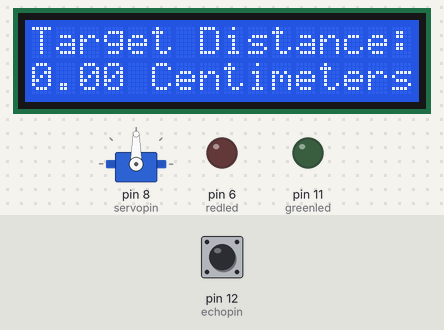
Simulated run of this sketch. Board: Arduino Uno, built with avr-gcc and run on an emulated ATmega328P. On the bench: 16×2 character LCD, servo, output pins drawn as LEDs (lit = HIGH). The test bench sets the inputs (shaded band); at power-on: pin 12 (echopin) LOW. Pins used as bus, display or sensor lines are not drawn.

Above: at 1.6 s.
1.7 s: pin 12 (echopin) pulsed HIGH 5 times (0.12 s each, 0.3 s apart)
At 4.6 s:
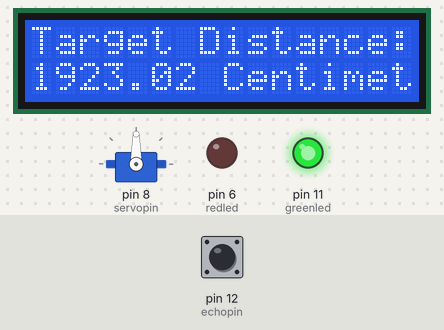
At 6.3 s:
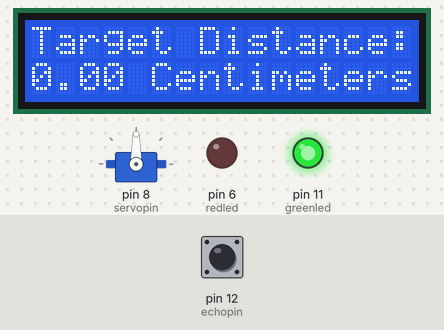
Timing chart, 0 to 7.8 s (numbered marks = the images above; inputs shaded):
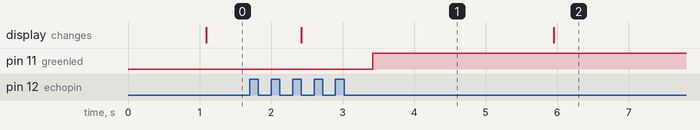

Measured:
- after the input at 1.7 s, pin 11 (greenled): LOW → HIGH after 1.7 s; the display: changes after 0.72 s (image 1)

The sketch:

Servo.ino
```cpp
#include <LiquidCrystal.h>
LiquidCrystal LCD(10,9,5,4,3,2);
#include <Servo.h>
int pos = 0 ;
int servopin = 8 ;
int servodelay = 25 ;
int redled = 6 ;
int redlight ;
int greenled = 11 ;
int greenlight ;
int trigpin = 13 ;
int echopin = 12 ;
float distance ;
float speedofsound = 320.50 ;
float pulsetime;
Servo pointer ;

void setup() {
Serial.begin(9600);
  LCD.begin(16,2);
  LCD.setCursor(0,0);
  LCD.print("Target Distance: ");
pointer.attach(servopin);
  pinMode(redled,OUTPUT);
  pinMode(greenled,OUTPUT);
  pinMode(trigpin,OUTPUT);
  pinMode(echopin,INPUT);
}

void loop() {
  digitalWrite(trigpin,LOW);
 delay(20);
 digitalWrite(trigpin,HIGH);
delayMicroseconds(20000);
 digitalWrite(trigpin,LOW);
 pulsetime = pulseIn(echopin,HIGH);
 pulsetime = pulsetime/1000000;
 distance = speedofsound * pulsetime;
 distance = 100./2.*distance;
     LCD.setCursor(0,1);
  LCD.print(distance);
  LCD.print(" Centimeters");
  delay(1000);
  if(distance <=10 && distance !=0.00 ){
for (pos = 0;pos<= 90 ; pos= pos+1){
pointer.write(pos);
delay(5);
}
for (pos = 90 ; pos>=0 ;pos =pos-1){
  pointer.write(pos);
  delay(5);
}
  }
  if (distance >= 20.00 ){
    digitalWrite(redled,LOW);
  digitalWrite(greenled,HIGH);
  delay(500);
  digitalWrite(greenlight,LOW);
  delay(1000);
  }
 if (distance <= 20.00 && distance != 0.00){
  analogWrite(greenled,0);
  redlight =(230 + distance );
  analogWrite(redled,redlight);
  delay(1000);

}
}
```
